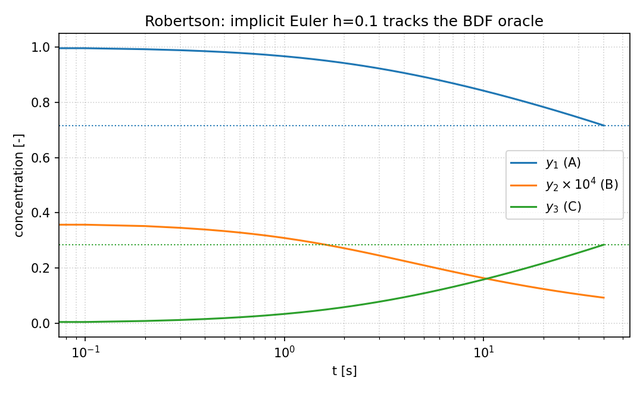
#> input picture figures/fig01_robertson_trajectory.png, 643 x 393 px, shrunk from 1080 x 660 before the run, found by its file name; its folder holds 5 pictures in this run
$ python build_slides_pdf.py
#> lines starting #> are read from the running program, lines starting #| are printed output that depends on the picture
"""Build a Group-N-style seminar PDF from the Robertson report.

Run: python slides/build_slides_pdf.py
Output: slides/Robertson_Team15_slides.pdf
"""

from pathlib import Path

import matplotlib.pyplot as plt
import matplotlib.image as mpimg
from matplotlib.backends.backend_pdf import PdfPages
from matplotlib.patches import FancyBboxPatch, Rectangle

ROOT = Path(__file__).resolve().parent
FIG = ROOT.parent / "report" / "figures"
OUT = ROOT / "Robertson_Team15_slides.pdf"

# Layout (widescreen, similar to Group N)
W, H = 13.333, 7.5
SECTIONS = [
    "Motivation",
    "Model & Methods",
    "Stability",
    "Validation",
    "Efficiency & Insight",
]
NAVY = "#1B3A5F"
TEAL = "#1F6F8B"
ORANGE = "#C45C26"
INK = "#1F2937"
MUTED = "#4B5563"
CREAM = "#F4F1EA"
LINE = "#D7D0C4"
WHITE = "#FFFFFF"
LIGHT = "#EEF2F6"


def fig_ax():
    fig = plt.figure(figsize=(W, H), facecolor=WHITE)
    ax = fig.add_axes([0, 0, 1, 1])
    ax.set_xlim(0, W)
    ax.set_ylim(0, H)
    ax.axis("off")
    return fig, ax


def draw_nav(ax, active):
    """Top section strip like Group N."""
    ax.add_patch(Rectangle((0, H - 0.55), W, 0.55, facecolor=NAVY, edgecolor="none"))
    n = len(SECTIONS)
    gap = 0.15
    left = 0.35
    usable = W - 0.7
    width = (usable - gap * (n - 1)) / n
    for i, name in enumerate(SECTIONS):
        x = left + i * (width + gap)
        on = name == active
        ax.add_patch(
            FancyBboxPatch(
                (x, H - 0.48),
                width,
                0.38,
                boxstyle="round,pad=0.02,rounding_size=0.08",
                facecolor=ORANGE if on else "#2A4A70",
                edgecolor="none",
            )
        )
        ax.text(
            x + width / 2,
            H - 0.29,
            name,
            ha="center",
            va="center",
            fontsize=9,
            color=WHITE,
            fontweight="bold" if on else "normal",
            fontfamily="sans-serif",
        )


def footer(ax, page, total):
    ax.add_patch(Rectangle((0, 0), W, 0.38, facecolor=NAVY, edgecolor="none"))
    ax.text(
        0.4,
        0.19,
        "Project 1  |  Robertson kinetics  |  Chuyang Wang 2363591",
        ha="left",
        va="center",
        fontsize=9,
        color=WHITE,
    )
    ax.text(
        W - 0.4,
        0.19,
        f"{page} / {total}",
        ha="right",
        va="center",
        fontsize=9,
        color=WHITE,
    )


def title(ax, text, y=H - 1.05):
    ax.text(0.45, y, text, ha="left", va="top", fontsize=22, fontweight="bold", color=NAVY)


def subtitle(ax, text, y=H - 1.35):
    ax.text(0.45, y, text, ha="left", va="top", fontsize=11, color=MUTED, style="italic")


def takeaway(ax, text):
    ax.add_patch(
        FancyBboxPatch(
            (0.4, 0.55),
            W - 0.8,
            0.72,
            boxstyle="round,pad=0.02,rounding_size=0.08",
            facecolor=CREAM,
            edgecolor=ORANGE,
            linewidth=1.5,
        )
    )
    ax.text(
        0.65,
        0.91,
        "Takeaway  |  " + text,
        ha="left",
        va="center",
        fontsize=11,
        color=ORANGE,
        fontweight="bold",
        wrap=True,
    )


def bullets(ax, items, x=0.5, y=H - 1.7, size=12, dy=0.42, color=INK, max_width=12):
    for i, item in enumerate(items):
        ax.text(x, y - i * dy, "•  " + item, ha="left", va="top", fontsize=size, color=color)


def put_image(ax, name, left, bottom, width, height):
    path = FIG / name
    img = mpimg.imread(path)
    # axes fraction within figure coordinates
    # Use inset axes
    # Convert inches to figure fraction
    ax_img = ax.figure.add_axes([left / W, bottom / H, width / W, height / H])
    ax_img.imshow(img)
    ax_img.axis("off")
    for spine in ax_img.spines.values():
        spine.set_visible(False)
    return ax_img


def card(ax, x, y, w, h, face=LIGHT):
    ax.add_patch(
        FancyBboxPatch(
            (x, y),
            w,
            h,
            boxstyle="round,pad=0.02,rounding_size=0.08",
            facecolor=face,
            edgecolor=LINE,
            linewidth=1.0,
        )
    )


TOTAL = 12


def page_title(pdf):
    fig, ax = fig_ax()
    ax.add_patch(Rectangle((0, 0), W, H, facecolor=NAVY, edgecolor="none"))
    ax.add_patch(Rectangle((0, 0), 0.18, H, facecolor=ORANGE, edgecolor="none"))
    ax.text(0.7, 5.9, "MTH321 · Numerical Analysis of ODEs and PDEs", fontsize=12, color="#C9D6E3")
    ax.text(0.7, 4.7, "Numerical Solution of the\nRobertson Kinetics IVP", fontsize=30, fontweight="bold", color=WHITE, linespacing=1.25)
    ax.text(0.7, 3.2, "Chuyang Wang   ·   2363591   ·   Team 15", fontsize=16, color=WHITE)
    ax.text(
        0.7,
        2.2,
        "Stiff chemical kinetics · implicit Euler + Newton · step-doubling\n"
        "No closed form · BDF/Radau oracle · cost = RHS evaluations",
        fontsize=13,
        color="#C9D6E3",
        linespacing=1.4,
    )
    ax.text(0.7, 0.7, "Xi'an Jiaotong-Liverpool University   ·   5 October 2026", fontsize=11, color="#A8B8C8")
    ax.text(W - 0.5, 0.4, f"1 / {TOTAL}", ha="right", color=WHITE, fontsize=10)
    pdf.savefig(fig)
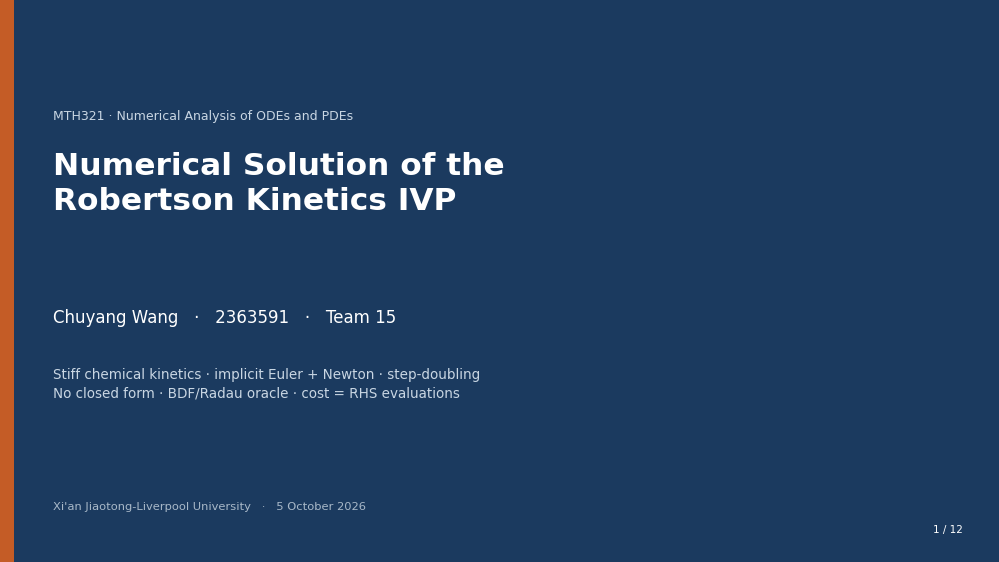
#> figure drawn by matplotlib, 1 panel
    plt.close(fig)


def page_roadmap(pdf):
    fig, ax = fig_ax()
    draw_nav(ax, "Motivation")
    title(ax, "Presentation Roadmap")
    rows = [
        ("1", "Motivation", "Why is this problem hard?"),
        ("2", "Model & Methods", "What do we solve, and how?"),
        ("3", "Stability", "Can we predict the step-size limit?"),
        ("4", "Validation", "Can we trust the numbers?"),
        ("5", "Efficiency & Insight", "Who is cheapest at matched error?"),
    ]
    for i, (num, head, sub) in enumerate(rows):
        y = 5.5 - i * 0.85
        card(ax, 0.6, y - 0.15, 12.1, 0.7)
        ax.add_patch(
            FancyBboxPatch(
                (0.85, y),
                0.55,
                0.45,
                boxstyle="round,pad=0.02,rounding_size=0.1",
                facecolor=ORANGE,
                edgecolor="none",
            )
        )
        ax.text(1.125, y + 0.22, num, ha="center", va="center", fontsize=16, fontweight="bold", color=WHITE)
        ax.text(1.7, y + 0.32, head, ha="left", va="center", fontsize=16, fontweight="bold", color=NAVY)
        ax.text(1.7, y + 0.05, sub, ha="left", va="center", fontsize=12, color=MUTED)
    footer(ax, 2, TOTAL)
    pdf.savefig(fig)
    plt.close(fig)


def page_hard(pdf):
    fig, ax = fig_ax()
    draw_nav(ax, "Motivation")
    title(ax, "What Makes This Problem Hard?")
    subtitle(ax, "Stiffness here = a stability restriction, not an accuracy restriction")
    # rate bars as text cards
    for i, (lab, val) in enumerate([("k1", "0.04"), ("k3", "10^4"), ("k2", "3×10^7")]):
        x = 0.6 + i * 4.1
        card(ax, x, 4.55, 3.8, 1.15)
        ax.text(x + 1.9, 5.35, lab, ha="center", fontsize=12, color=MUTED)
        ax.text(x + 1.9, 4.9, val, ha="center", fontsize=22, fontweight="bold", color=NAVY)
    ax.text(6.65, 4.2, "k2 / k1 = 7.5×10^8   ·   no closed-form solution", ha="center", fontsize=12, color=ORANGE, fontweight="bold")
    cards = [
        ("No closed form", "Needs a verified oracle\n(BDF + tightened Radau)"),
        ("Exact invariant, y ≥ 0", "Checkable separately\nfrom accuracy E(h)"),
        ("Predictable limit", "Explicit bound\nh < 2/|λ|_max ≈ 5.90×10^−4"),
    ]
    for i, (h, b) in enumerate(cards):
        x = 0.6 + i * 4.1
        card(ax, x, 1.7, 3.8, 2.1, face=CREAM)
        ax.text(x + 0.25, 3.45, f"{i+1}", fontsize=18, fontweight="bold", color=ORANGE)
        ax.text(x + 0.7, 3.5, h, fontsize=13, fontweight="bold", color=NAVY)
        ax.text(x + 0.25, 2.55, b, fontsize=11, color=INK, linespacing=1.4)
    takeaway(ax, "This is a stability problem for explicit methods, not a missing-order problem.")
    footer(ax, 3, TOTAL)
    pdf.savefig(fig)
    plt.close(fig)


def page_model(pdf):
    fig, ax = fig_ax()
    draw_nav(ax, "Model & Methods")
    title(ax, "The Robertson System")
    subtitle(ax, "Mass-action ODE · y(0)=(1,0,0)^T · t ∈ [0, 40]")
    card(ax, 0.45, 2.6, 7.6, 3.5)
    ax.text(
        0.7,
        5.7,
        r"$y_1' = -0.04\,y_1 + 10^4 y_2 y_3$" + "\n"
        r"$y_2' = 0.04\,y_1 - 10^4 y_2 y_3 - 3\times 10^7 y_2^2$" + "\n"
        r"$y_3' = 3\times 10^7 y_2^2$",
        fontsize=15,
        color=INK,
        family="serif",
        linespacing=1.7,
        va="top",
    )
    ax.text(
        0.7,
        3.5,
        r"$1^\top f(y)\equiv 0 \;\Rightarrow\; y_1+y_2+y_3=1$" + "\n"
        r"$\Rightarrow$ structural zero eigenvalue of $J_f$",
        fontsize=13,
        color=NAVY,
        family="serif",
        linespacing=1.5,
        va="top",
    )
    card(ax, 8.3, 4.55, 4.5, 1.55)
    ax.text(8.55, 5.7, "Stiffness ratio", fontsize=12, fontweight="bold", color=NAVY, va="top")
    ax.text(
        8.55,
        5.2,
        r"$S=\dfrac{\max_{\lambda\neq 0}|\mathrm{Re}\,\lambda|}"
        r"{\min_{\lambda\neq 0}|\mathrm{Re}\,\lambda|}$",
        fontsize=13,
        color=INK,
        family="serif",
        va="top",
    )
    card(ax, 8.3, 2.6, 4.5, 1.75)
    ax.text(8.55, 4.05, "At t = 40 (oracle)", fontsize=12, fontweight="bold", color=NAVY, va="top")
    ax.text(
        8.55,
        3.55,
        "λ ≈ −3.39×10³,  0,  −0.021\n"
        "S(40) = 1.58×10⁵\n"
        "Drop the structural zero",
        fontsize=12,
        color=INK,
        linespacing=1.45,
        va="top",
    )
    put_image(ax, "fig01_robertson_trajectory.png", 0.5, 0.55, 6.2, 1.95)
#> in put_image, img is the input picture: shape (393, 643, 4) float32; mean R, G, B, A 0.969, 0.972, 0.968, 1
    ax.text(7.0, 1.7, "Implicit Euler h=0.1\ntracks the slow drift\n(y2 scaled ×10⁴).\nNot the order proof.", fontsize=11, color=MUTED, va="top")
    footer(ax, 4, TOTAL)
    pdf.savefig(fig)
    plt.close(fig)


def page_methods(pdf):
    fig, ax = fig_ax()
    draw_nav(ax, "Model & Methods")
    title(ax, "Numerical Methods: Three Integrators + Newton")
    subtitle(ax, "Test equation y'=λy, z=hλ · y_{n+1}=R(z) y_n")
    # table header
    headers = ["Method", "R(z)", "Order", "Type", "Stability"]
    rows = [
        ["Explicit Euler", "1+z", "1", "explicit", "bounded disk"],
        ["RK4", "1+z+z²/2+z³/6+z⁴/24", "4", "explicit", "bounded"],
        ["Implicit Euler", "1/(1−z)", "1", "implicit", "A- and L-stable"],
    ]
    xs = [0.5, 3.2, 8.0, 9.3, 10.7]
    y0 = 5.55
    for j, h in enumerate(headers):
        ax.text(xs[j], y0, h, fontsize=11, fontweight="bold", color=NAVY)
    ax.plot([0.45, 12.9], [y0 - 0.2, y0 - 0.2], color=LINE, lw=1)
    for i, row in enumerate(rows):
        y = y0 - 0.55 - i * 0.48
        for j, cell in enumerate(row):
            ax.text(xs[j], y, cell, fontsize=11, color=INK, family="sans-serif")
    bullets(
        ax,
        [
            "Implicit stages: Newton on F(w)=w−y_n−h f(t_{n+1},w)=0,  J_F=I−h J_f, stop ||F||_∞<10^{−12}.",
            "Explicit Euler / RK4 need NO Newton (f evaluated at known points only).",
            "Adaptivity: step-doubling; accept y_fine if e=||y_fine−y_coarse||_∞ ≤ tol; else h←h/2.",
            "Each accepted adaptive step costs THREE implicit Euler solves (1 coarse + 2 half-steps).",
            "Oracle: SciPy BDF (rtol=10^{−12}) cross-checked with Radau (rtol=10^{−13}); not a method under test.",
            "Three errors: ||ŷ−y_ref|| ≤ discretisation + Newton + oracle reference.",
        ],
        y=3.7,
        size=11.5,
        dy=0.38,
    )
    takeaway(ax, "A-stability, a small Newton residual, and accuracy are three different claims.")
    footer(ax, 5, TOTAL)
    pdf.savefig(fig)
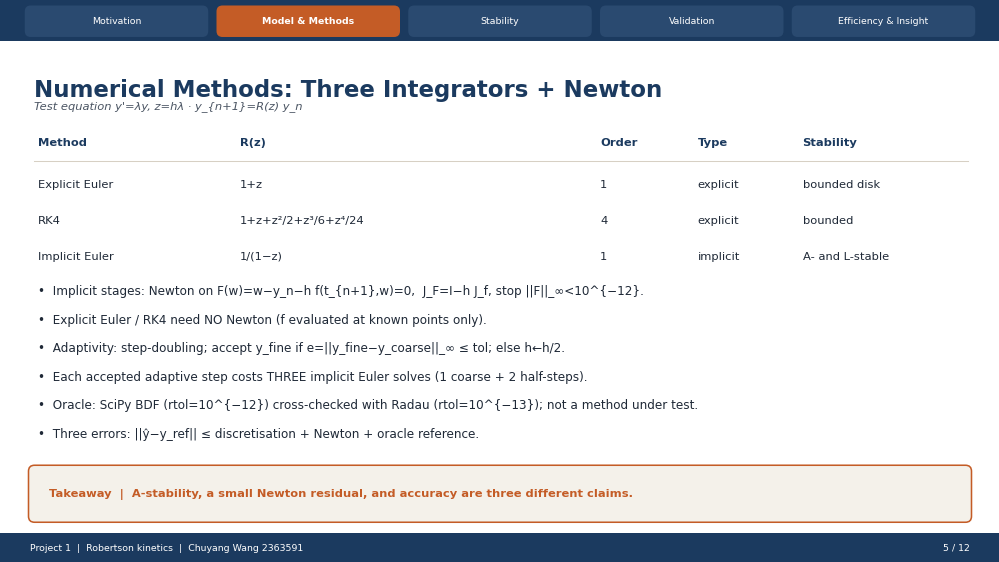
#> figure drawn by matplotlib, 1 panel
    plt.close(fig)


def page_stability(pdf):
    fig, ax = fig_ax()
    draw_nav(ax, "Stability")
    title(ax, "Stability Regions")
    subtitle(ax, "|R(z)|≤1 (shaded) · hλ overlay is a frozen-Jacobian diagnostic, not a nonlinear proof")
    put_image(ax, "fig03_stability_regions.png", 0.35, 1.55, 8.2, 3.7)
#> call 2 of put_image, with name = 'fig03_stability_regions.png', left = 0.35, bottom = 1.55, width = 8.2, height = 3.7
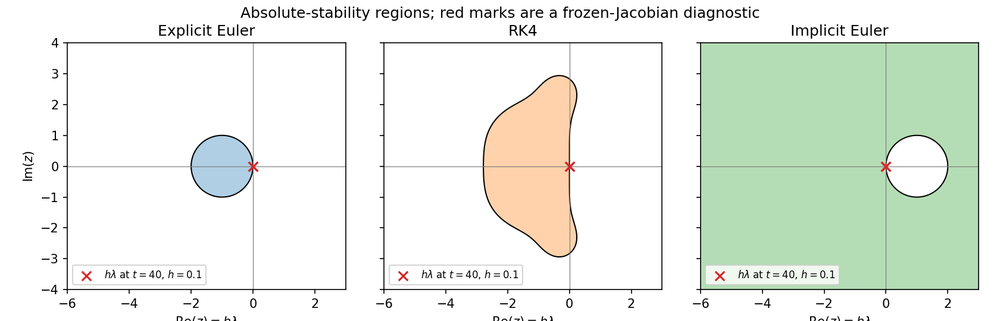
#> input picture figures/fig03_stability_regions.png, 1000 x 321 px, shrunk from 1680 x 540 before the run, found by its file name
#> in put_image, img is the input picture: shape (321, 1000, 4) float32; mean R, G, B, A 0.911, 0.936, 0.901, 1
    bullets(
        ax,
        [
            "Explicit Euler: disk |z+1|≤1;",
            "  real axis needs h ≤ 2/|λ|.",
            "RK4: larger but still bounded.",
            "Implicit Euler: left half-plane",
            "  (A-stable); R(z)→0 ⇒ L-stable.",
            "At h=0.1, t=40: fast mode",
            "  z ≈ −339 — outside both",
            "  explicit regions, inside IE.",
        ],
        x=8.7,
        y=5.3,
        size=11,
        dy=0.36,
    )
    takeaway(ax, "Bounded ≠ accurate. A-stable means the linear test does not explode; it does not fix the O(h) error.")
    footer(ax, 6, TOTAL)
    pdf.savefig(fig)
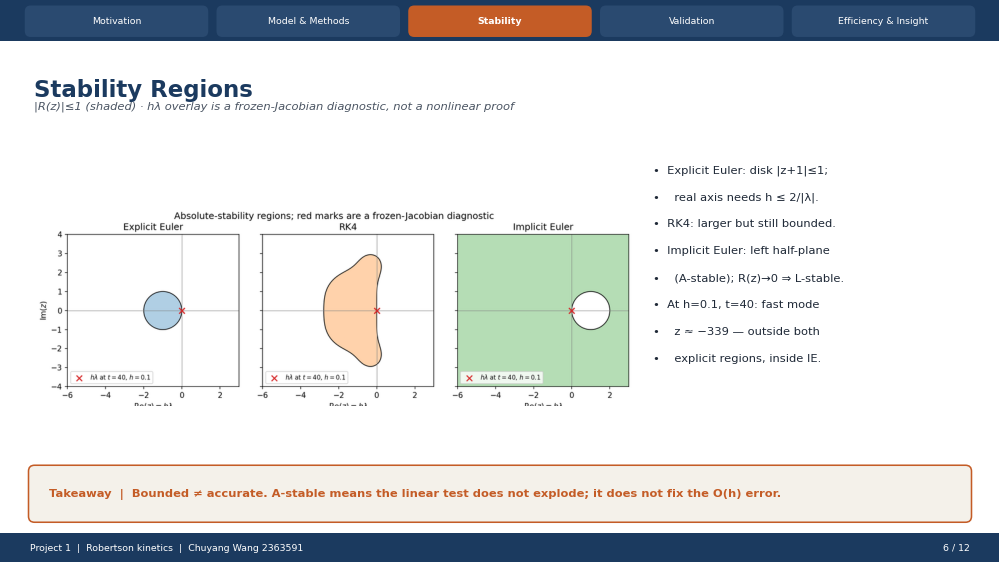
#> figure drawn by matplotlib, 2 panels
    plt.close(fig)


def page_eigen(pdf):
    fig, ax = fig_ax()
    draw_nav(ax, "Stability")
    title(ax, "Eigenvalues and Stiffness Ratio")
    subtitle(ax, "Along the BDF/Radau oracle · structural zero excluded from S(t)")
    put_image(ax, "fig10_eigenvalues.png", 0.3, 1.55, 6.2, 3.7)
#> call 3 of put_image, with name = 'fig10_eigenvalues.png', left = 0.3, bottom = 1.55, width = 6.2, height = 3.7
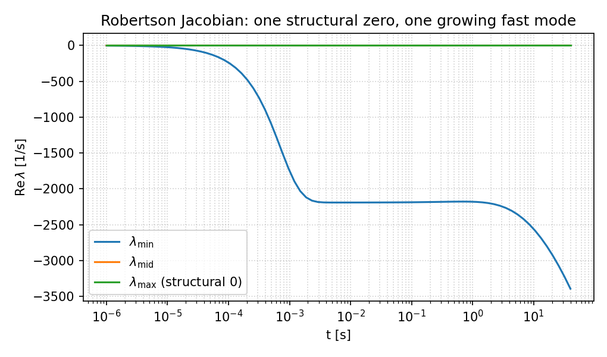
#> input picture figures/fig10_eigenvalues.png, 607 x 357 px, shrunk from 1020 x 600 before the run, found by its file name
#> in put_image, img is the input picture: shape (357, 607, 4) float32; mean R, G, B, A 0.959, 0.962, 0.961, 1
    put_image(ax, "fig11_stiffness.png", 6.7, 1.55, 6.2, 3.7)
#> call 4 of put_image, with name = 'fig11_stiffness.png', left = 6.7, bottom = 1.55, width = 6.2, height = 3.7
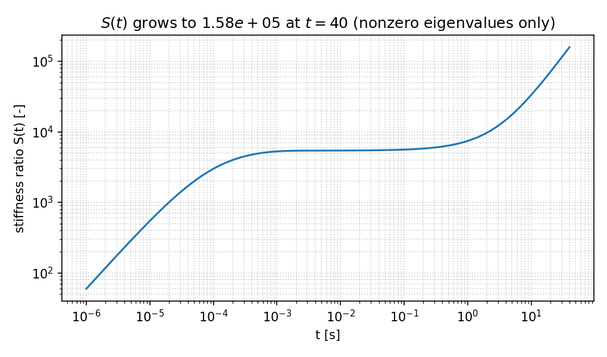
#> input picture figures/fig11_stiffness.png, 607 x 357 px, shrunk from 1020 x 600 before the run, found by its file name
#> in put_image, img is the input picture: shape (357, 607, 4) float32; mean R, G, B, A 0.961, 0.963, 0.964, 1
    takeaway(ax, "S(40)=1.58×10⁵ from the two nonzero eigenvalues. The fast rate is O(10³), not 3×10⁷.")
    footer(ax, 7, TOTAL)
    pdf.savefig(fig)
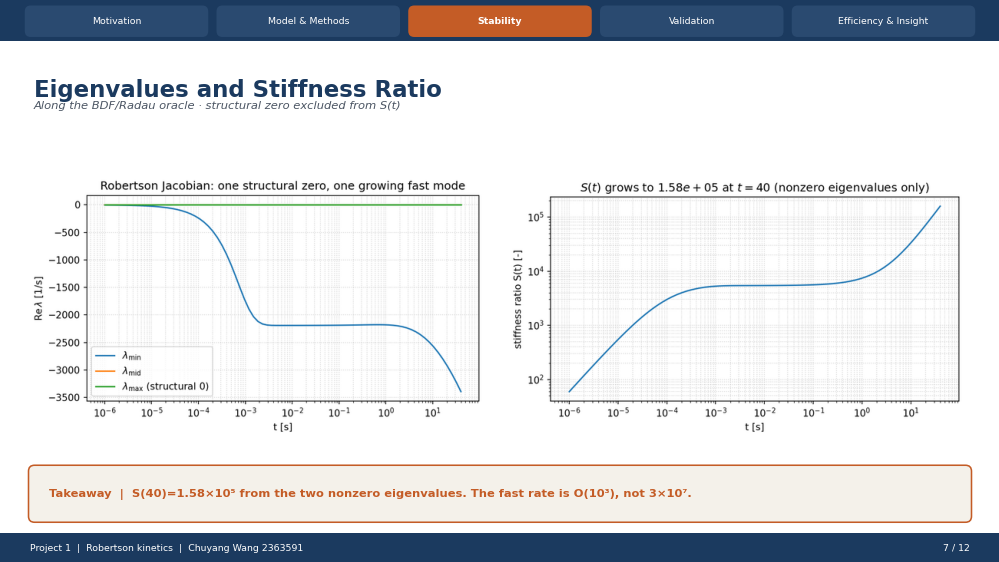
#> figure drawn by matplotlib, 3 panels
    plt.close(fig)


def page_bound(pdf):
    fig, ax = fig_ax()
    draw_nav(ax, "Stability")
    title(ax, "Testable Step-Size Boundary")
    subtitle(ax, r"Prediction: $h_{\mathrm{crit}}=2/|\lambda|_{\max}=2/(3.393\times 10^3)\approx 5.90\times 10^{-4}$")
    put_image(ax, "fig07_explicit_blowup.png", 0.35, 1.55, 7.0, 3.7)
    card(ax, 7.6, 2.0, 5.2, 3.2)
    ax.text(7.85, 4.9, "Explicit Euler experiment", fontsize=12, fontweight="bold", color=NAVY, va="top")
    ax.text(
        7.85,
        4.35,
        "h = 0.01  (≈ 17 × h_crit)\n"
        "→ Inf / NaN on [0, 40]\n\n"
        "True solution stays on the\n"
        "mass simplex — this is a\n"
        "stability failure, not a large\n"
        "truncation error on a bounded orbit.",
        fontsize=12,
        color=INK,
        linespacing=1.45,
        va="top",
    )
    takeaway(ax, "Divergence at h=0.01 matches the frozen-Jacobian bound. Adaptivity does not lift the explicit limit.")
    footer(ax, 8, TOTAL)
    pdf.savefig(fig)
    plt.close(fig)


# [133 lines left out: functions page_validation, page_diagnostics, page_efficiency, page_conclude, not called in this run]


def main():
    OUT.parent.mkdir(parents=True, exist_ok=True)
    with PdfPages(OUT) as pdf:
        page_title(pdf)
        page_roadmap(pdf)
        page_hard(pdf)
        page_model(pdf)
        page_methods(pdf)
        page_stability(pdf)
        page_eigen(pdf)
        page_bound(pdf)
        page_validation(pdf)
        page_diagnostics(pdf)
        page_efficiency(pdf)
        page_conclude(pdf)
    print("wrote", OUT)


if __name__ == "__main__":
#> (the run stopped early here; a loop or call above may not have finished)
